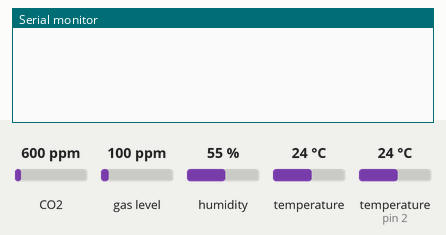
Bench run of a sketch on a simulated Arduino Uno, built with avr-gcc and run on an emulated ATmega328P. Shown: the last lines printed to the serial monitor. The inputs (shaded band) are chosen by the test bench; at power-on: CO2 600 ppm, temperature (sensor on pin 2) 24 °C, gas level 100 ppm, humidity 55 %, temperature 24 °C.

Above: at 1.3 s.
1.4 s: CO2 set to 452 ppm
At 2.7 s:
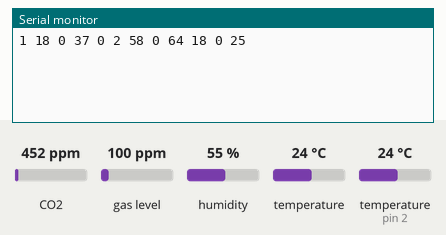
4.3 s: temperature (sensor on pin 2) set to 12 °C
At 5.4 s:
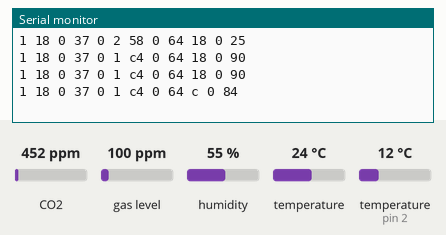
7.4 s: gas level set to 250 ppm
At 9.8 s:
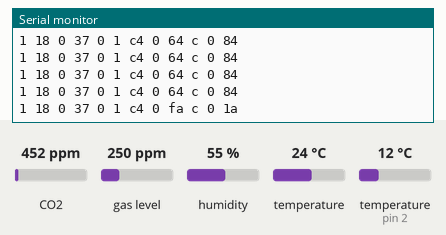
11.4 s: humidity set to 22 %
At 13.6 s:
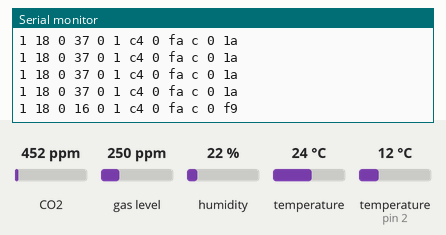
15.4 s: temperature (sensor on pin 2) set to 19 °C
At 16.8 s:
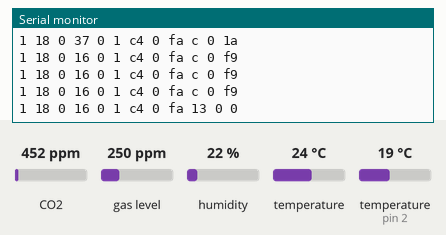
18.5 s: temperature (sensor 0) set to 12 °C
At 20.7 s:
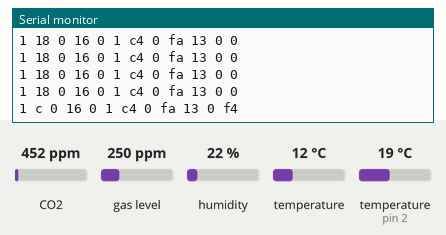

The sketch:

Projet_EC_LectureData.ino
```cpp
#include <OneWire.h>
#include <Wire.h>
#include <DallasTemperature.h>
#include <Adafruit_CCS811.h>
#include <DFRobot_SHT20.h>


#define ONE_WIRE_BUS 2
#define UPDATE_DELAY_MS 1000

void readCCS(int &ppm_Dioxide, int &ppb_TVOC);
void readSHT20(float &humid_SEN, float &temp_SEN);
void initCCS811();
void initSHT20();
float readDS18B20();
void calculChecksum(String bytes[],int int_Bytes[]);

unsigned long pastTime = 0; //last time the sensor was triggered
unsigned long currentTime = millis();

Adafruit_CCS811 ccs;
DFRobot_SHT20 sht20;
OneWire oneWire(ONE_WIRE_BUS);
DallasTemperature sensor_DS(&oneWire);

enum Byte_names
{
  SOH=0,
  temp_SEN_MSB,
  temp_SEN_LSB,
  humid_SEN_MSB,
  humid_SEN_LSB,
  ppm_Dioxide_MSB,
  ppm_Dioxide_LSB,
  ppb_TVOC_MSB,
  ppb_TVOC_LSB,
  temp_DS_MSB,
  temp_DS_LSB,
  checksum,
  maxBytes
};

void setup()
{
  initSHT20();
  initCCS811();
  Serial.begin(9600);
}

void loop()
{
  int ppb_TVOC=0,ppm_Dioxide=0; //Variables pour le CCS811 (capteur de gaz)
  float temp_SEN=-1,humid_SEN=-1,temp_DS=-1;//Vars pour le capteur SHT20(thermometre et hygrometre) et le DS18B20 (Thermometre)

  if(currentTime-pastTime >= UPDATE_DELAY_MS)
  {
    readCCS(ppm_Dioxide,ppb_TVOC);
    readSHT20(temp_SEN,humid_SEN);
    temp_DS = readDS18B20();
    sendTrame(temp_SEN,humid_SEN,ppm_Dioxide,ppb_TVOC,temp_DS);
    pastTime = currentTime;
  }
  currentTime = millis();
  delay(50);
}

void initCCS811()
{
  if(!ccs.begin())
  {
    Serial.println("Failed to start sensor! Please check your wiring.");
    delay(1000);
  }
  // Wait for the sensor to be ready
  while(!ccs.available());
}

void initSHT20()
{
  sht20.initSHT20();                                  // Init SHT20 Sensor
  delay(100);
  sht20.checkSHT20();                                 // Check SHT20 Sensor
}


float readDS18B20()
{
  sensor_DS.requestTemperatures(); // Send the command to get temperature readings
  return sensor_DS.getTempCByIndex(0);
}

void readCCS(int &ppm_Dioxide, int &ppb_TVOC)
{
  if(ccs.available())
  {
    if(!ccs.readData())
    {
      ppm_Dioxide = ccs.geteCO2();
      ppb_TVOC = ccs.getTVOC();
    }
    else
    {
      //Serial.println("ERROR!");
    }
  }
}

void readSHT20(float &temp_SEN, float &humid_SEN)
{
  humid_SEN = sht20.readHumidity();                  // Read Humidity
  temp_SEN = sht20.readTemperature();               // Read Temperature
}

void calculChecksum(String bytes[],int int_Bytes[])
{
  byte calc_ChkSum=0;
  for(int i =1; i< maxBytes-1;i++)
  {
    calc_ChkSum += bytes[i].toInt();
    int_Bytes[i]=bytes[i].toInt();
  }
  int_Bytes[checksum]= calc_ChkSum;
}

void sendTrame(float temp_SEN, float humid_SEN, int ppm_Dioxide, int ppb_TVOC, float temp_DS)
{
  String bytes[maxBytes];
  int int_Bytes[maxBytes];
  String trame;
  int_Bytes[SOH]=1;
  bytes[temp_SEN_MSB] = String(temp_SEN).substring(0,String(temp_SEN).indexOf("."));
  bytes[temp_SEN_LSB] = String(temp_SEN).substring(String(temp_SEN).indexOf(".")+1,String(temp_SEN).length());
  bytes[humid_SEN_MSB] = String(humid_SEN).substring(0,String(humid_SEN).indexOf("."));
  bytes[humid_SEN_LSB] = String(humid_SEN).substring(String(humid_SEN).indexOf(".")+1,String(humid_SEN).length());
  bytes[ppm_Dioxide_MSB] = String(ppm_Dioxide/256);
  bytes[ppm_Dioxide_LSB] = String(ppm_Dioxide%256);
  bytes[ppb_TVOC_MSB] = String(ppb_TVOC/256);
  bytes[ppb_TVOC_LSB] = String(ppb_TVOC%256);
  bytes[temp_DS_MSB] = String(temp_DS).substring(0,String(temp_DS).indexOf("."));
  bytes[temp_DS_LSB] = String(temp_DS).substring(String(temp_DS).indexOf(".")+1,String(temp_DS).length());
  calculChecksum(bytes,int_Bytes);

  trame= "";
  for(int i =0;i<maxBytes;i++)
  {
    trame+=String(int_Bytes[i],HEX)+" ";
  }

  Serial.println(trame);
}
```

Measured:
- after the input at 4.3 s, the serial monitor: prints a new line after 0.60 s (image 2)
- after the input at 7.4 s, the serial monitor: prints a new line after 1.5 s (image 3)
- after the input at 11.4 s, the serial monitor: prints a new line after 1.6 s (image 4)
- after the input at 15.4 s, the serial monitor: prints a new line after 0.62 s (image 5)
- after the input at 18.5 s, the serial monitor: prints a new line after 1.6 s (image 6)
